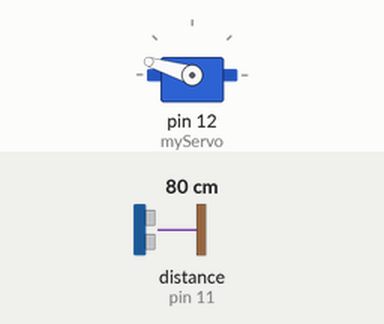
Recording of a sketch running on a simulated Arduino Uno, built with avr-gcc and run on an emulated ATmega328P. Shown: servo. Wiring (inferred from the names in the program): ultrasonic range finder: trigger pin 10; echo pin 11. The inputs (shaded band) are chosen by the test bench; at power-on: distance to the obstacle (sensor on pin 11) 80 cm. The echo pulse lasts 58.3 µs per cm; what the sketch prints to the serial monitor is not drawn.

Above: at 1.2 s.
1.3 s: distance to the obstacle (sensor on pin 11) set to 17 cm
At 1.98 s:
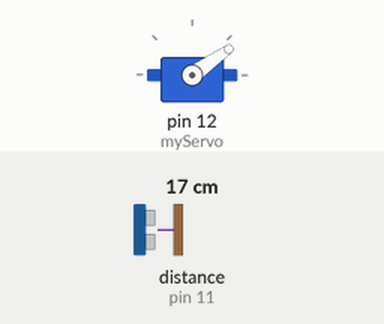
4.3 s: distance to the obstacle (sensor on pin 11) set to 14 cm
At 4.3 s:
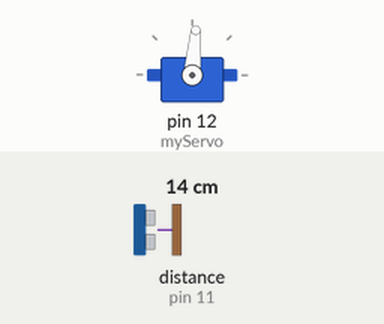
6.1 s: distance to the obstacle (sensor on pin 11) set to 2 cm
At 10.34 s:
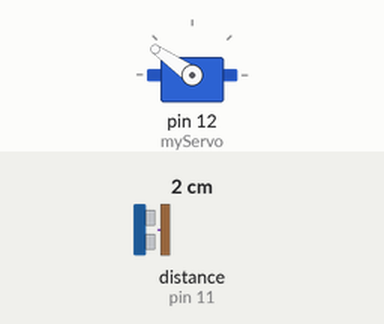
Timing chart, 0 to 15.1 s (numbered marks = the images above; inputs shaded):
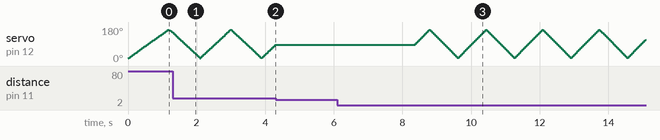

Measured:
- the behaviour switches between 16 and 15 cm on distance to the obstacle (sensor on pin 11) (found by bisection; images 1 and 2)
- after the input at 4.3 s, servo on pin 12 (myServo): stops changing and stays 85°

The sketch:

sketch_jan28a.ino
```cpp
#include <Servo.h>

const int trigPin = 10;
const int echoPin = 11;
long duration;
int distance;
Servo myServo;

void setup() {
  pinMode(trigPin, OUTPUT);
  pinMode(echoPin, INPUT);
  Serial.begin(9600);
  myServo.attach(12);
}

void loop() {
  // --- SWEEP RIGHT (FAST) ---
  // Changed i++ to i+=2 (Moves 2 steps at a time = Faster)
  for(int i=15; i<=165; i+=2){
    myServo.write(i);

    // Changed delay(30) to delay(10) (Less waiting = Faster)
    delay(10);

    distance = calculateDistance();

    // --- THE "LOCK ON" LOGIC ---
    if (distance < 15 && distance > 1) {
      stopAndStare(i);
    }
    // ---------------------------

    Serial.print(i);
    Serial.print(",");
    Serial.print(distance);
    Serial.print(".");
  }

  // --- SWEEP LEFT (FAST) ---
  for(int i=165; i>15; i-=2){
    myServo.write(i);

    // Changed delay(30) to delay(10)
    delay(10);

    distance = calculateDistance();

    // --- THE "LOCK ON" LOGIC ---
    if (distance < 15 && distance > 1) {
      stopAndStare(i);
    }
    // ---------------------------

    Serial.print(i);
    Serial.print(",");
    Serial.print(distance);
    Serial.print(".");
  }
}

// Function to measure distance
int calculateDistance(){
  digitalWrite(trigPin, LOW);
  delayMicroseconds(2);
  digitalWrite(trigPin, HIGH);
  delayMicroseconds(10);
  digitalWrite(trigPin, LOW);

  // ADDED TIMEOUT: 10000 microseconds (10ms)
  // This prevents the code from freezing for 1 second if it misses a target
  duration = pulseIn(echoPin, HIGH, 10000);

  if(duration == 0) return 100; // If no reading, assume far away (100cm)

  distance = duration*0.034/2;
  return distance;
}

// Function to Freeze and Stare
void stopAndStare(int currentAngle) {
  unsigned long startTime = millis();

  while(millis() - startTime < 4000) {
    myServo.write(currentAngle);
    distance = calculateDistance();

    Serial.print(currentAngle);
    Serial.print(",");
    Serial.print(distance);
    Serial.print(".");

    delay(100);
  }
}
```
